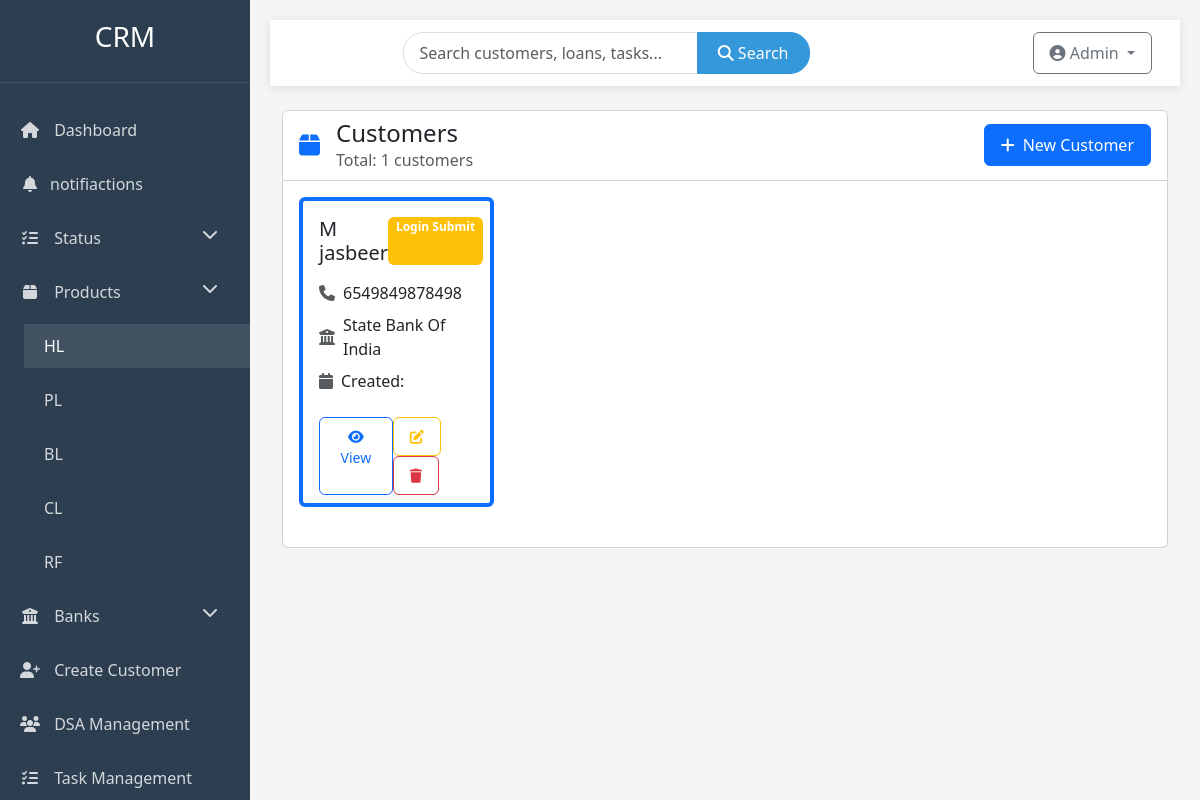
The app's page /product_catogory/HL/ (signed in) with its own data.
### profiles/models.py (models this page shows, shortened)
class Customer(models.Model):
    user = models.ForeignKey(Account, on_delete=models.CASCADE, null=True, blank=True,related_name='customers' )
    f_name = models.CharField(max_length=50)
    l_name = models.CharField(max_length=50)
    phone_num = models.IntegerField()
    product = models.CharField(choices=PRODUCT_CHOICE, max_length=20)
    bank = models.CharField(choices=BANK_CHOICE, max_length=20)
    status = models.CharField(choices=STATUS_CHOICES, max_length=20)
    type = models.CharField(choices=TYPE_CHOICES, max_length=4)
    dsa = models.ForeignKey(DSA, on_delete=models.SET_NULL, null=True, blank=True)
    created_date = models.DateField(auto_now_add=True)

### profiles/views.py (the view)
# urls.py: path('product_catogory/<slug:val>/', views.Pdoduct_Catogory.as_view(),name="product_catogory"),
class Pdoduct_Catogory(View):
    def get(self,request,val):
        product = Customer.objects.filter(user=request.user,product=val)
        titles = product.values('f_name','l_name')
        return render(request,'Product_catogory.html',{'product': product, 'titles': titles})

### templates/Product_catogory.html (shortened to what this page needs)
{% extends 'base.html' %}
{% block content %}
<div class="row animate-fade">
    <div class="col-12">
        <div class="card">
            <div class="card-header bg-white">
                <div class="d-flex justify-content-between align-items-center">
                    <div class="d-flex align-items-center">
                        <i class="fas fa-box me-3 text-primary" style="font-size: 1.5rem;"></i>
                        <div>
                            <h4 class="mb-0">{{ product_name }} Customers</h4>
                            <p class="text-muted mb-0">Total: {{ product.count }} customers</p>
                        </div>
                    </div>
                    <a href="{% url 'create_customer' %}" class="btn btn-primary">
                        <i class="fas fa-plus me-2"></i>New Customer
                    </a>
                </div>
            </div>
            <div class="card-body">
                {% if product %}
                <div class="row">
                    {% for prd in product %}
                    <div class="col-xl-3 col-lg-4 col-md-6 mb-4">
                        <div class="card h-100 border-start border-4
                            {% if prd.product == 'HL' %}border-primary
                            {% elif prd.product == 'PL' %}border-success
                            {% elif prd.product == 'BL' %}border-warning
                            {% elif prd.product == 'CL' %}border-info
                            {% else %}border-secondary{% endif %}">
                            <div class="card-body">
                                <div class="d-flex justify-content-between mb-3">
                                    <h5 class="card-title mb-0">{{ prd.f_name }} {{ prd.l_name }}</h5>
                                    <span class="badge bg-{% if prd.status == 'disp' %}success{% elif prd.status == 'reject' %}danger{% else %}warning{% endif %}">
                                        {{ prd.get_status_display }}
                                    </span>
                                </div>
                                <div class="customer-info">
                                    <div class="d-flex align-items-center mb-2">
                                        <i class="fas fa-phone text-muted me-2"></i>
                                        <span>{{ prd.phone_num }}</span>
                                    </div>
                                    <div class="d-flex align-items-center mb-2">
                                        <i class="fas fa-university text-muted me-2"></i>
                                        <span>{{ prd.get_bank_display }}</span>
                                    </div>
                                    <div class="d-flex align-items-center">
                                        <i class="fas fa-calendar text-muted me-2"></i>
                                        <span>Created: {{ prd.created_at|date:"M d, Y" }}</span>
                                    </div>
                                </div>
                            </div>
                            <div class="card-footer bg-transparent border-0 d-flex justify-content-between">
                                <a href="{% url 'details' prd.pk %}" class="btn btn-sm btn-outline-primary">
                                    <i class="fas fa-eye"></i> View
                                </a>
                                <div>
                                    <a href="{% url 'edit' prd.pk %}" class="btn btn-sm btn-outline-warning me-1">
                                        <i class="fas fa-edit"></i>
                                    </a>
                                    <a href="{% url 'delete' prd.pk %}" class="btn btn-sm btn-outline-danger">
                                        <i class="fas fa-trash"></i>
                                    </a>
                                </div>
                            </div>
                        </div>
                    </div>
                    {% endfor %}
                </div>
                {% else %}
                <div class="text-center py-5">
                    <i class="fas fa-box-open fa-3x text-muted mb-3"></i>
                    <h5>No {{ product_name }} Customers Found</h5>
                    <p class="text-muted">Click the button above to add a new customer</p>
                </div>
                {% endif %}
            </div>
        </div>
    </div>
</div>
{% endblock %}

### static/css/base/base.css (style rules this page uses)
:root { --primary-color: #3498db; --secondary-color: #2c3e50; --accent-color: #e74c3c; --light-color: #ecf0f1; --dark-color: #2c3e50; --sidebar-width: 250px; }
body { font-family: 'Segoe UI', Tahoma, Geneva, Verdana, sans-serif; background-color: #f5f5f5; color: #333; display: flex; min-height: 100vh; overflow-x: hidden; }
.btn { padding: 0.5rem 1rem; font-weight: 500; border-radius: 0.375rem; }

### records on screen
Customer: f_name "M", l_name "jasbeer", status "Login Submit", phone_num "6549849878498", bank "State Bank Of India"

### other values on screen
{{ product.count }} "1"
